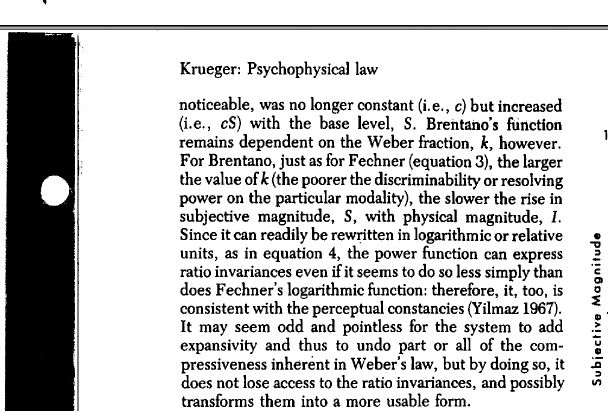
%> input picture Mines Courses/CSCI_437/Fall2019/Homework/Carson Stevens Homework 2/textsample.tif, 1216 x 821 px (shown at 1/2 size)
$ octave q2.m   (GNU Octave 9; MATLAB toolbox functions it lacks are replaced by stand-ins)
%> lines starting %> are read from the running program, lines starting %| are printed output that depends on the picture; in (x1, y1, x2, y2) boxes, pixels count from 0 and x2, y2 are one past the last pixel; in counts of white or black regions, pixels touching at a corner belong together; the program's own positions count from 1
% Author: Carson Stevens
% CSCI 437 HW2.2

% Reading in text sample
text = imread("textsample.tif");
%> text is the input picture: size 821x1216 uint8; min 0, max 255, mean 199.6

% Specify and crop template
quadrant_width = 8;
quadrant_height = 25;
a = imcrop(text, [550, 754, quadrant_width, quadrant_height]);

% Threshold for a correlation of template
threshold = 0.81;

% Apply regionalmax to img and then compute correlation img/matrix
C = imregionalmax(text, 8);
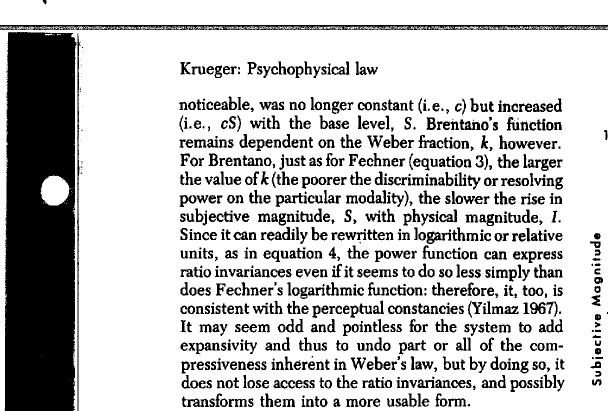
%> C: size 821x1216 logical (shown at 1/2 size); 77.3% white; 907 black regions (148 under 20 px), largest, box (x1, y1, x2, y2) and area: (9, 64, 153, 821) 100975, (0, 50, 1216, 60) 8227, (154, 67, 162, 821) 1763
C = normxcorr2(a, C);
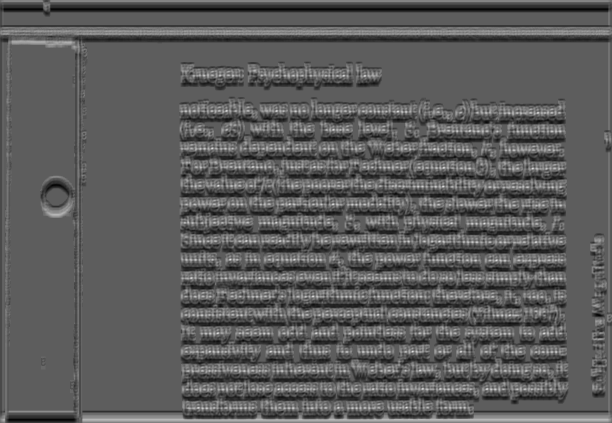
%> C: size 846x1224 double (shown at 1/2 size); min -0.568, max 0.981, mean -0.00889; drawn with min black and max white

% Iterate over correlation and if the correlation of the template is above
% threshold, draw rectangle
count=[0,0];
for row=1:size(C, 2)
    for col=1:size(C, 1)

        if C(col,row) >= threshold

            % append row and col to count
            count = [count; row col];

            % Draw rectangle over a template match
            text = insertShape(text, 'Rectangle', [row-quadrant_width-2, col-quadrant_height-2, quadrant_width+2, quadrant_height+4], 'LineWidth', 3, 'Color', 'r');

            % Line to try to skip multiple matches on template and same a
            row = row + quadrant_width + 6;
        end

    end
end
%> text: size 821x1216x3 uint8
%> after the loop, count = 69 rows, first 12: [0 0; 383 557; 397 816; 397 816; 420 704; 425 297; 436 667; 437 372; 438 372; 454 222; 461 520; 484 557]

% Show results count shows x,y coords [(0,0) initializer subtracted from printed total]
imshow(text)
sprintf("There are %d a's", size(count,1)-1)
%> ans = 'There are 68 a's'
count
